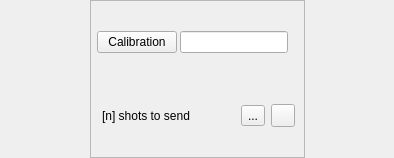
<?xml version="1.0" encoding="UTF-8"?>
<ui version="4.0">
 <class>calibration</class>
 <widget class="QWidget" name="calibration">
  <property name="geometry">
   <rect>
    <x>0</x>
    <y>0</y>
    <width>394</width>
    <height>158</height>
   </rect>
  </property>
  <property name="windowTitle">
   <string>Form</string>
  </property>
  <layout class="QHBoxLayout" name="horizontalLayout_2">
   <property name="spacing">
    <number>0</number>
   </property>
   <property name="margin">
    <number>0</number>
   </property>
   <item>
    <spacer name="horizontalSpacer_2">
     <property name="orientation">
      <enum>Qt::Horizontal</enum>
     </property>
     <property name="sizeHint" stdset="0">
      <size>
       <width>40</width>
       <height>20</height>
      </size>
     </property>
    </spacer>
   </item>
   <item>
    <widget class="QFrame" name="frame">
     <property name="frameShape">
      <enum>QFrame::StyledPanel</enum>
     </property>
     <property name="frameShadow">
      <enum>QFrame::Plain</enum>
     </property>
     <property name="lineWidth">
      <number>1</number>
     </property>
     <layout class="QVBoxLayout" name="verticalLayout">
      <property name="spacing">
       <number>3</number>
      </property>
      <property name="margin">
       <number>6</number>
      </property>
      <item>
       <layout class="QHBoxLayout" name="horizontalLayout">
        <property name="spacing">
         <number>3</number>
        </property>
        <item>
         <widget class="QPushButton" name="send_to_server">
          <property name="focusPolicy">
           <enum>Qt::NoFocus</enum>
          </property>
          <property name="toolTip">
           <string>Send completed shot files for calibration</string>
          </property>
          <property name="text">
           <string>Calibration</string>
          </property>
          <property name="checkable">
           <bool>true</bool>
          </property>
         </widget>
        </item>
        <item>
         <widget class="QLineEdit" name="server">
          <property name="toolTip">
           <string>Hostname of calibration server</string>
          </property>
         </widget>
        </item>
        <item>
         <widget class="QLabel" name="server_online">
          <property name="text">
           <string/>
          </property>
          <property name="pixmap">
           <pixmap resource="../../../../usr/local/lib/python2.7/dist-packages/qtutils/icons/icons.qrc">:/qtutils/fugue/status-offline.png</pixmap>
          </property>
          <property name="scaledContents">
           <bool>false</bool>
          </property>
         </widget>
        </item>
       </layout>
      </item>
      <item>
       <widget class="QFrame" name="failed_to_send_frame">
        <property name="styleSheet">
         <string notr="true">QFrame{background-color: '#FF9999'};</string>
        </property>
        <property name="frameShape">
         <enum>QFrame::NoFrame</enum>
        </property>
        <property name="frameShadow">
         <enum>QFrame::Raised</enum>
        </property>
        <layout class="QHBoxLayout" name="horizontalLayout_3">
         <property name="leftMargin">
          <number>5</number>
         </property>
         <property name="topMargin">
          <number>3</number>
         </property>
         <property name="rightMargin">
          <number>3</number>
         </property>
         <property name="bottomMargin">
          <number>3</number>
         </property>
         <item>
          <widget class="QLabel" name="resend_shots_label">
           <property name="text">
            <string>[n] shots to send</string>
           </property>
          </widget>
         </item>
         <item>
          <widget class="QToolButton" name="retry_button">
           <property name="toolTip">
            <string>Retry now</string>
           </property>
           <property name="text">
            <string>...</string>
           </property>
           <property name="icon">
            <iconset resource="../../../../usr/local/lib/python2.7/dist-packages/qtutils/icons/icons.qrc">
             <normaloff>:/qtutils/fugue/arrow-circle.png</normaloff>:/qtutils/fugue/arrow-circle.png</iconset>
           </property>
          </widget>
         </item>
         <item>
          <widget class="QToolButton" name="clear_unsent_shots_button">
           <property name="toolTip">
            <string>Clear</string>
           </property>
           <property name="text">
            <string/>
           </property>
           <property name="icon">
            <iconset resource="../../../../usr/local/lib/python2.7/dist-packages/qtutils/icons/icons.qrc">
             <normaloff>:/qtutils/fugue/minus.png</normaloff>:/qtutils/fugue/minus.png</iconset>
           </property>
          </widget>
         </item>
        </layout>
       </widget>
      </item>
     </layout>
    </widget>
   </item>
   <item>
    <spacer name="horizontalSpacer_3">
     <property name="orientation">
      <enum>Qt::Horizontal</enum>
     </property>
     <property name="sizeHint" stdset="0">
      <size>
       <width>40</width>
       <height>20</height>
      </size>
     </property>
    </spacer>
   </item>
  </layout>
 </widget>
 <resources>
  <include location="../../../../usr/local/lib/python2.7/dist-packages/qtutils/icons/icons.qrc"/>
 </resources>
 <connections/>
</ui>
